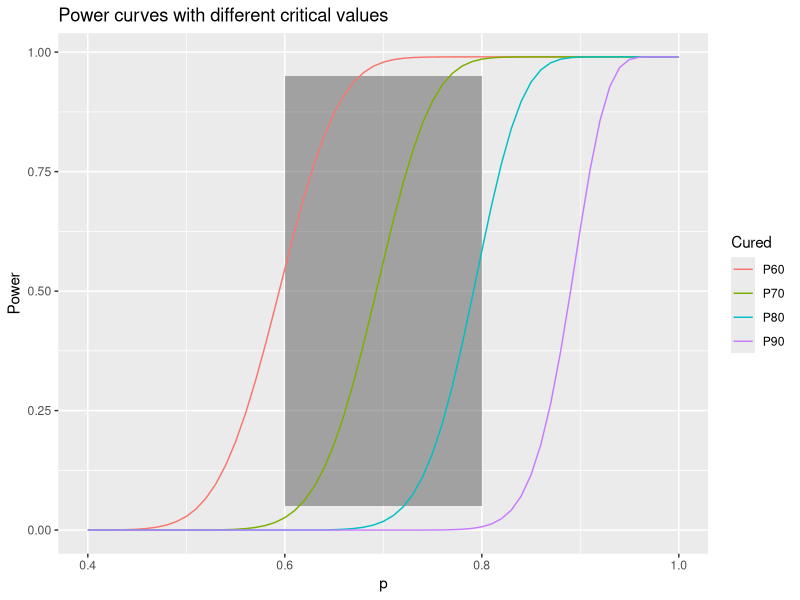
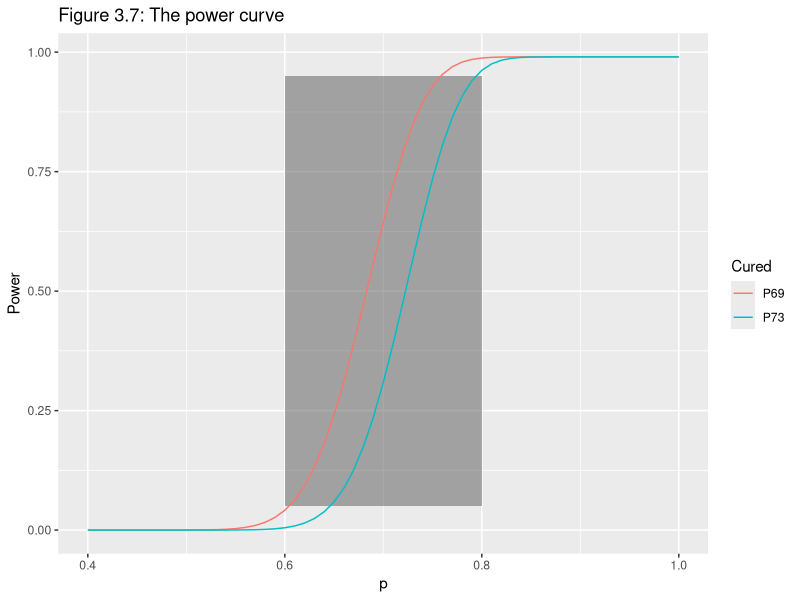

Write the R code that produced these figures, in order.
## ---- chunk 1
knitr::opts_chunk$set(echo = TRUE)
library(ggplot2)
## ---- chunk 2
n = 100
m = c(60, 70, 80, 90)
p = seq(0.4, 1, 1/n)
for (i in m) {
  if (i == m[1]) {
    P = data.frame(p, Cured=paste('P',i,sep=''),
                   Power=cumsum(dbinom(i,n,p))
                   )
  }
  else {
    P = rbind(P, data.frame(p, Cured=paste('P',i,sep=''),
                            Power=cumsum(dbinom(i,n,p))
                            )
              )
  }
}
ggplot()+
  geom_rect(aes(xmin = 0.6, xmax = 0.8, ymin = 0.05, ymax = 0.95), alpha = 0.5)+
  geom_line(aes(p, Power, color = Cured), P)+
  labs(title = 'Power curves with different critical values')
## ---- chunk 3
n = 100
m = c(69,73)
p = seq(0.4, 1, 1/n)
for (i in m) {
  if (i == m[1]) {
    P = data.frame(p, Cured=paste('P',i,sep=''),
                   Power=cumsum(dbinom(i,n,p))
                   )
  }
  else {
    P = rbind(P, data.frame(p, Cured=paste('P',i,sep=''),
                            Power=cumsum(dbinom(i,n,p))
                            )
              )
  }
}
ggplot()+
  geom_rect(aes(xmin = 0.6, xmax = 0.8, ymin = 0.05, ymax = 0.95), alpha = 0.5)+
  geom_line(aes(p, Power, color = Cured), P)+
  labs(title = 'Figure 3.7: The power curve')
